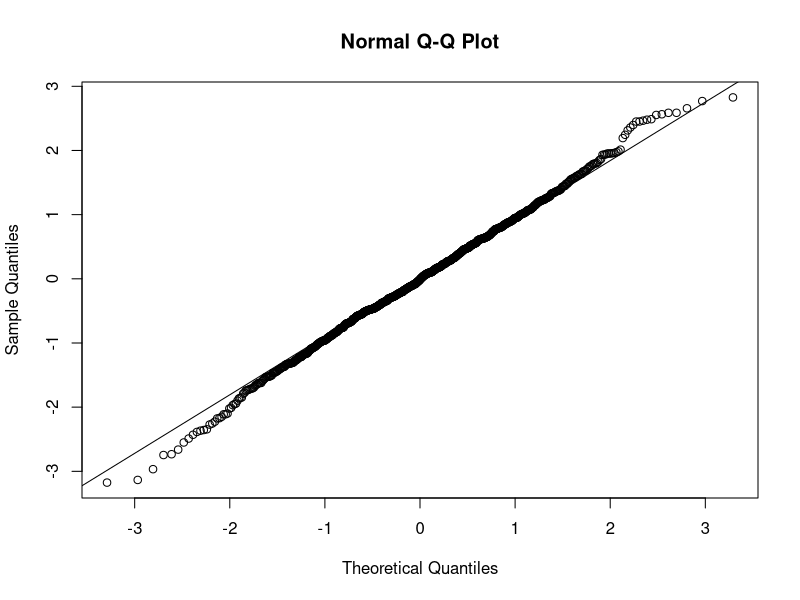
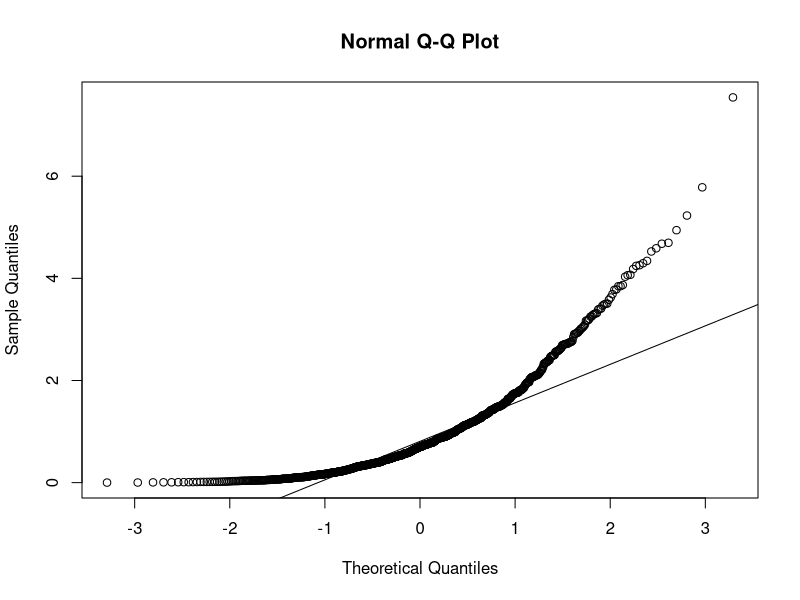
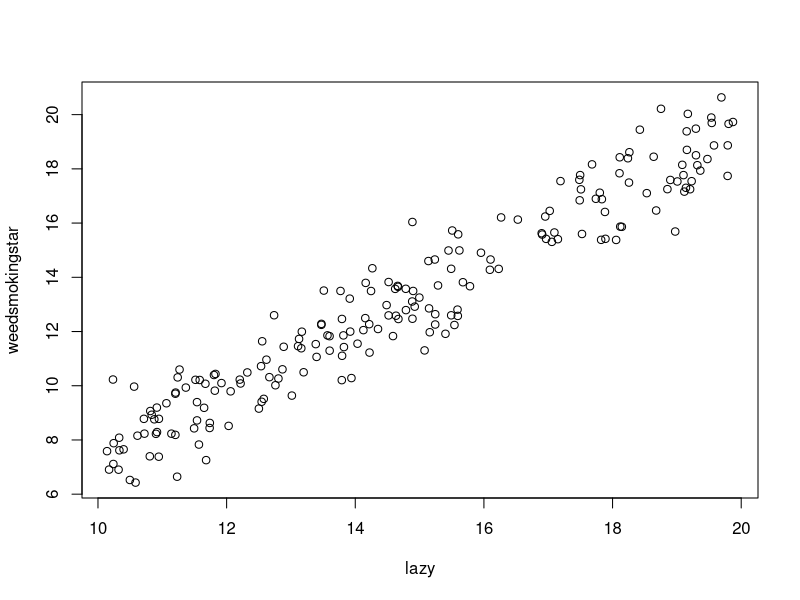
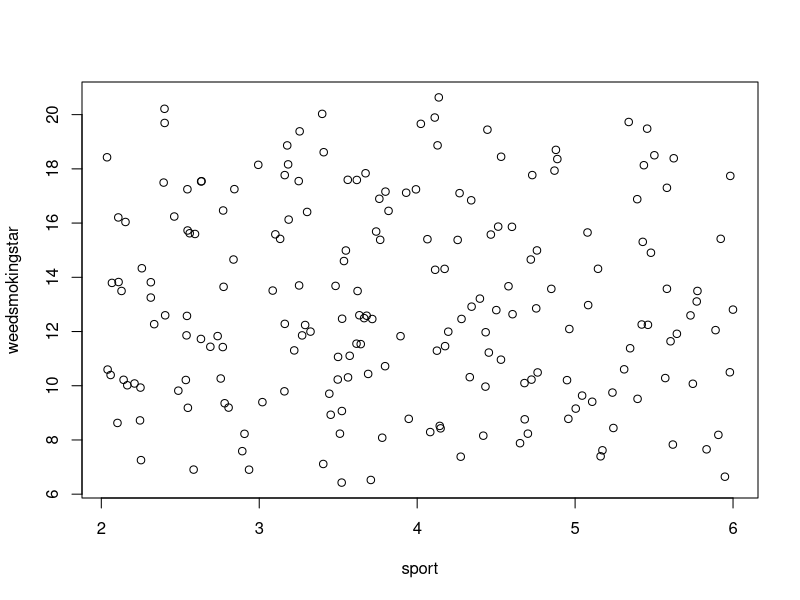
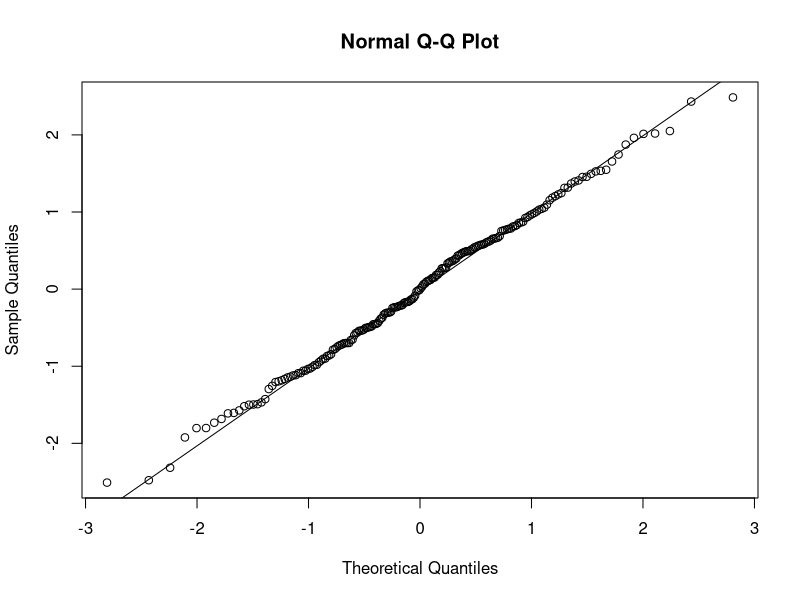
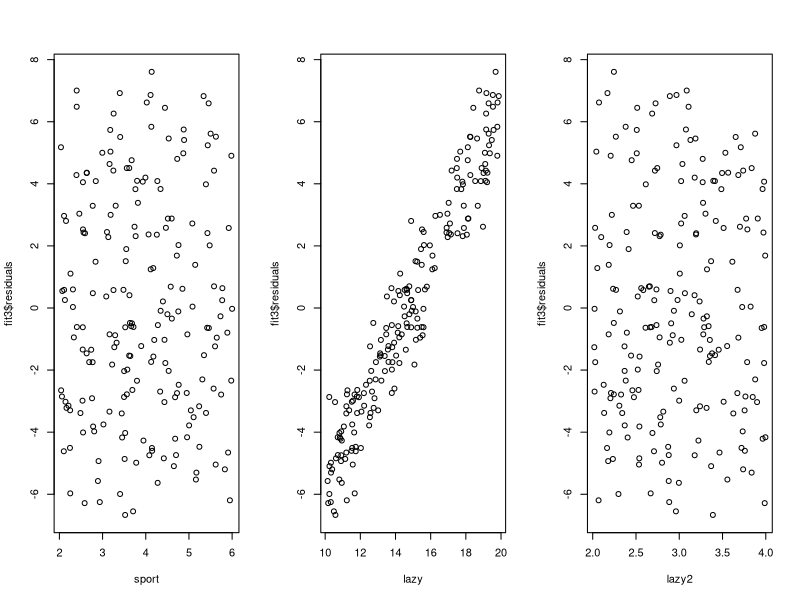
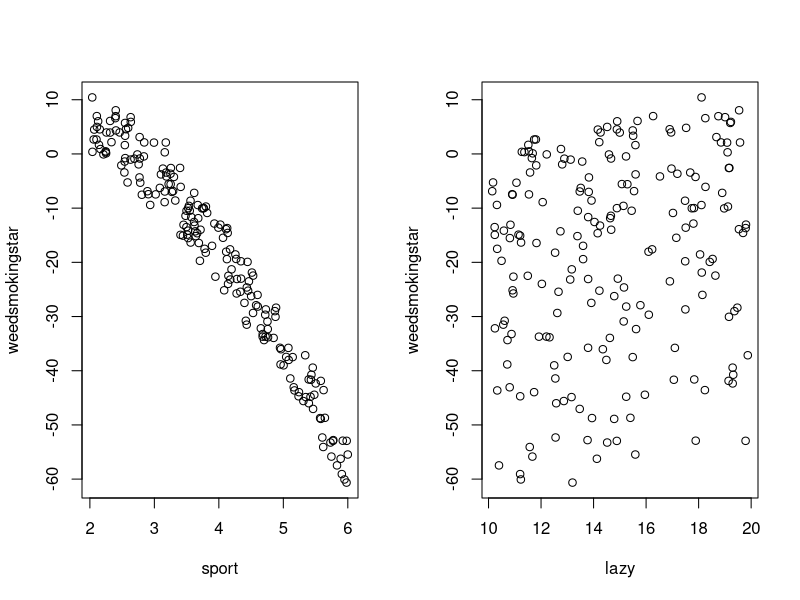
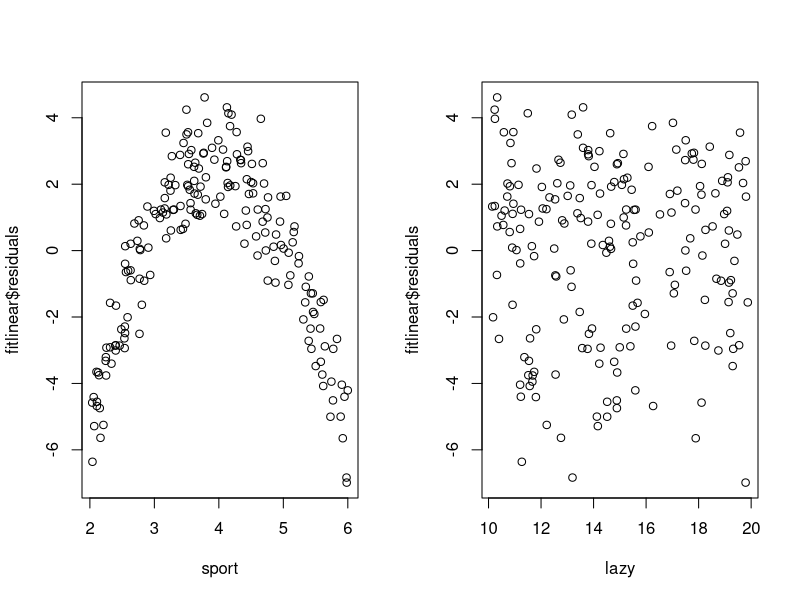

Generate these figures, in order, with R:
## ---- chunk 1
knitr::opts_chunk$set(echo = TRUE)
## ---- chunk 2
##Genrate data from normal distribution
x <- rnorm(1000) 
qqnorm(x) ## Normal probability plot
qqline(x)
##Genrate data from exponential distribution
x <- rexp(1000, rate = 1) 
qqnorm(x) ## Normal probability plot
qqline(x)
## ---- chunk 3
n<-200 ##The size of observed data
sport <- runif(n, 2, 6)
lazy <- runif(n, 10, 20)
lazy2 <- runif(n, 2, 4)
lazy3 <- runif(n, 2, 5)
lazy4 <- runif(n, 3, 7)

# true model:
error <- rnorm(n) ##random error
weedsmokingstar <- -3.5 - 0.25 * sport + 1.2 * lazy + error

##linear regression fit the data by least square
fit1 <- lm(weedsmokingstar ~ sport + lazy) ##fit regression model with
##predictor variables “sport”,” lazy”
summary(fit1) ##show the summary information of least square estimator

plot(lazy, weedsmokingstar) #### scatter plot lazy v.s weedsmokingstar
plot(sport, weedsmokingstar) #### scatter plot sport v.s weedsmokingstar
## ---- chunk 4
qqnorm(fit1$residuals)
qqline(fit1$residuals)
## ---- chunk 5
## comparison of sse under the true model and overfitting model
fit2<- lm(weedsmokingstar ~ sport + lazy+lazy2+lazy3+lazy4)##fit data by predictor
##variable sport, lazy, lazy2, lazy3, lazy4
SSE1 <- sum(fit1$residuals^2)
SSE2 <- sum(fit2$residuals^2)
list(model = SSE1 ,mode2 = SSE2)

# summary(fit1)
# summary(fit2)
## ---- chunk 6
## comparison of residual under the true model and underfitting model
fit3<- lm(weedsmokingstar ~ sport )###model underfitting
layout(matrix(1:3, ncol = 3))###present multiple plot together
plot(sport,fit3$residuals)###scatter plot residuals v.s sport (predictor variable)
plot(lazy,fit3$residuals)###scatter plot residuals v.s lazy (predictor variable)
plot(lazy2,fit3$residuals)###scatter plot residuals v.s lazy (predictor variable)
## ---- chunk 7
#(a) true model (nonlinear model):
error <- rnorm(n) ##random error
weedsmokingstar <- -3.5 - 2* sport^2 + 1.2* lazy + error ## true model is linear model

##scatter plot "X" v.s "weedsmokingstar "Y"
layout(matrix(1:2, ncol = 2))
plot(sport, weedsmokingstar)
plot(lazy, weedsmokingstar)

### Fit data by linear model
fitlinear<- lm(weedsmokingstar ~ sport + lazy)##linear model fitting
plot(sport,fitlinear$residuals)
plot(lazy,fitlinear$residuals)
## ---- chunk 8
n <- 500## The size of observed data
sport <- runif(n, 0, 6)
lazy <- runif(n, 3, 5)
for (i in 1:n){
error[i] <- rnorm(1, mean = 0, sd=(0.5*sport[i])) ##random error
}
weedsmokingstar <- -3.5 - 2 * sport+ 10 * lazy + error ## true model is linear model 

##scatter plot "X" v.s "weedsmokingstar "Y"
layout(matrix(1:2, ncol = 2))
plot(sport, weedsmokingstar)
plot(lazy, weedsmokingstar)

### Fit data by linear model
fitlinear<- lm(weedsmokingstar ~ sport + lazy)##linear model fitting
plot(sport,fitlinear$residuals)
plot(lazy,fitlinear$residuals)
